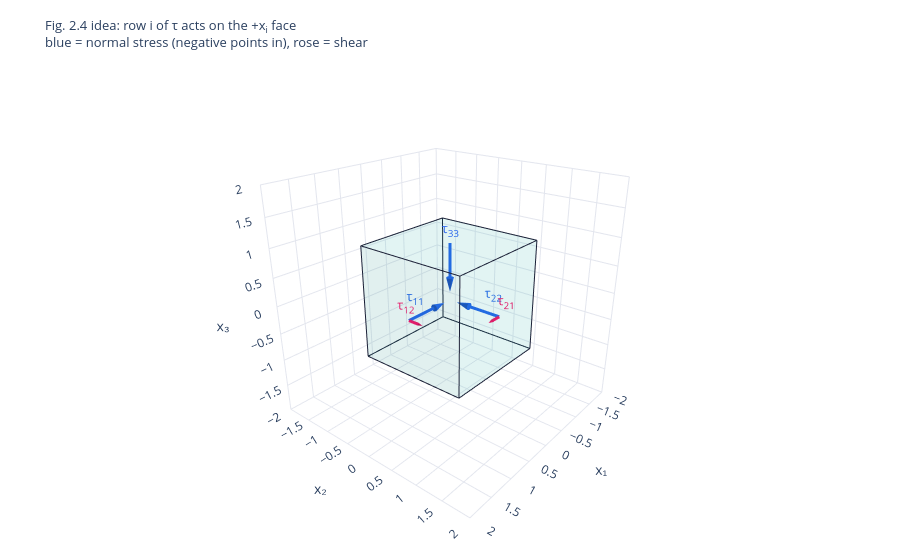

Source (notebook cell):
### Code cell
from scripts.ch02_fig2_4_stress_cube import stress_cube_figure   # drawing helper (P64): one cone per non-zero component on the + faces
fig = stress_cube_figure(tau, show_hidden=False)                 # normal stresses blue, shears rose; the book's face letters A–H on hover
fig.show()                                                       # rotate the cube

### Figure 1 — Plotly figure (JSON) as saved in the notebook; plotly's stock layout.template omitted (floating-point values rounded to 4 significant figures)
{"data": [{"hoverinfo": "skip", "line": {"color": "#1a1f36", "width": 2}, "mode": "lines", "name": "cube", "showlegend": false, "type": "scatter3d", "x": [-1.0, -1.0, null, -1.0, -1.0, null, -1.0, 1.0, null, -1.0, -1.0, null, -1.0, 1.0, null, -1.0, -1.0, null, -1.0, 1.0, null, -1.0, 1.0, null, 1.0, 1.0, null, 1.0, 1.0, null, 1.0, 1.0, null, 1.0, 1.0, null], "y": [-1.0, -1.0, null, -1.0, 1.0, null, -1.0, -1.0, null, -1.0, 1.0, null, -1.0, -1.0, null, 1.0, 1.0, null, 1.0, 1.0, null, 1.0, 1.0, null, -1.0, -1.0, null, -1.0, 1.0, null, -1.0, 1.0, null, 1.0, 1.0, null], "z": [-1.0, 1.0, null, -1.0, -1.0, null, -1.0, -1.0, null, 1.0, 1.0, null, 1.0, 1.0, null, -1.0, 1.0, null, -1.0, -1.0, null, 1.0, 1.0, null, -1.0, 1.0, null, -1.0, -1.0, null, 1.0, 1.0, null, -1.0, 1.0, null]}, {"color": "#0fa39c", "hoverinfo": "text", "hovertext": "face EADH: outward normal +x1", "i": [0, 0], "j": [1, 2], "k": [2, 3], "name": "face +1 (EADH)", "opacity": 0.12, "showlegend": false, "type": "mesh3d", "x": [1.0, 1.0, 1.0, 1.0], "y": [-1.0, 1.0, 1.0, -1.0], "z": [-1.0, -1.0, 1.0, 1.0]}, {"hoverinfo": "skip", "legendgroup": "τ11 = -3 Pa", "line": {"color": "#2563eb", "width": 6}, "mode": "lines", "name": "τ11 = -3 Pa", "showlegend": false, "type": "scatter3d", "x": [1.0, 0.405], "y": [0.0, 0.0], "z": [0.0, 0.0]}, {"anchor": "tail", "colorscale": [[0, "#2563eb"], [1, "#2563eb"]], "hoverinfo": "text", "hovertext": "τ11 = -3 Pa: face EADH (+x1), direction -x1", "legendgroup": "τ11 = -3 Pa", "name": "τ11 = -3 Pa", "showlegend": false, "showscale": false, "sizemode": "raw", "type": "cone", "u": [-0.255], "v": [0.0], "w": [0.0], "x": [0.405], "y": [0.0], "z": [0.0]}, {"hoverinfo": "skip", "mode": "text", "showlegend": false, "text": ["τ<sub>11</sub>"], "textfont": {"color": "#2563eb", "size": 13}, "type": "scatter3d", "x": [0.8825], "y": [0.0], "z": [0.0]}, {"hoverinfo": "skip", "legendgroup": "τ12 = +1 Pa", "line": {"color": "#e11d6a", "width": 6}, "mode": "lines", "name": "τ12 = +1 Pa", "showlegend": false, "type": "scatter3d", "x": [1.0, 1.0], "y": [0.0, 0.1983], "z": [0.0, 0.0]}, {"anchor": "tail", "colorscale": [[0, "#e11d6a"], [1, "#e11d6a"]], "hoverinfo": "text", "hovertext": "τ12 = +1 Pa: face EADH (+x1), direction +x2", "legendgroup": "τ12 = +1 Pa", "name": "τ12 = +1 Pa", "showlegend": false, "showscale": false, "sizemode": "raw", "type": "cone", "u": [0.0], "v": [0.085], "w": [0.0], "x": [1.0], "y": [0.1983], "z": [0.0]}, {"hoverinfo": "skip", "mode": "text", "showlegend": false, "text": ["τ<sub>12</sub>"], "textfont": {"color": "#e11d6a", "size": 13}, "type": "scatter3d", "x": [1.18], "y": [0.09917], "z": [0.0]}, {"color": "#0fa39c", "hoverinfo": "text", "hovertext": "face ABCD: outward normal +x2", "i": [0, 0], "j": [1, 2], "k": [2, 3], "name": "face +2 (ABCD)", "opacity": 0.12, "showlegend": false, "type": "mesh3d", "x": [-1.0, -1.0, 1.0, 1.0], "y": [1.0, 1.0, 1.0, 1.0], "z": [-1.0, 1.0, 1.0, -1.0]}, {"hoverinfo": "skip", "legendgroup": "τ21 = +1 Pa", "line": {"color": "#e11d6a", "width": 6}, "mode": "lines", "name": "τ21 = +1 Pa", "showlegend": false, "type": "scatter3d", "x": [0.0, 0.1983], "y": [1.0, 1.0], "z": [0.0, 0.0]}, {"anchor": "tail", "colorscale": [[0, "#e11d6a"], [1, "#e11d6a"]], "hoverinfo": "text", "hovertext": "τ21 = +1 Pa: face ABCD (+x2), direction +x1", "legendgroup": "τ21 = +1 Pa", "name": "τ21 = +1 Pa", "showlegend": false, "showscale": false, "sizemode": "raw", "type": "cone", "u": [0.085], "v": [0.0], "w": [0.0], "x": [0.1983], "y": [1.0], "z": [0.0]}, {"hoverinfo": "skip", "mode": "text", "showlegend": false, "text": ["τ<sub>21</sub>"], "textfont": {"color": "#e11d6a", "size": 13}, "type": "scatter3d", "x": [0.09917], "y": [1.18], "z": [0.0]}, {"hoverinfo": "skip", "legendgroup": "τ22 = -3 Pa", "line": {"color": "#2563eb", "width": 6}, "mode": "lines", "name": "τ22 = -3 Pa", "showlegend": false, "type": "scatter3d", "x": [0.0, 0.0], "y": [1.0, 0.405], "z": [0.0, 0.0]}, {"anchor": "tail", "colorscale": [[0, "#2563eb"], [1, "#2563eb"]], "hoverinfo": "text", "hovertext": "τ22 = -3 Pa: face ABCD (+x2), direction -x2", "legendgroup": "τ22 = -3 Pa", "name": "τ22 = -3 Pa", "showlegend": false, "showscale": false, "sizemode": "raw", "type": "cone", "u": [0.0], "v": [-0.255], "w": [0.0], "x": [0.0], "y": [0.405], "z": [0.0]}, {"hoverinfo": "skip", "mode": "text", "showlegend": false, "text": ["τ<sub>22</sub>"], "textfont": {"color": "#2563eb", "size": 13}, "type": "scatter3d", "x": [0.0], "y": [0.8825], "z": [0.0]}, {"color": "#0fa39c", "hoverinfo": "text", "hovertext": "face ABFE: outward normal +x3", "i": [0, 0], "j": [1, 2], "k": [2, 3], "name": "face +3 (ABFE)", "opacity": 0.12, "showlegend": false, "type": "mesh3d", "x": [-1.0, 1.0, 1.0, -1.0], "y": [-1.0, -1.0, 1.0, 1.0], "z": [1.0, 1.0, 1.0, 1.0]}, {"hoverinfo": "skip", "legendgroup": "τ33 = -3 Pa", "line": {"color": "#2563eb", "width": 6}, "mode": "lines", "name": "τ33 = -3 Pa", "showlegend": false, "type": "scatter3d", "x": [0.0, 0.0], "y": [0.0, 0.0], "z": [1.0, 0.405]}, {"anchor": "tail", "colorscale": [[0, "#2563eb"], [1, "#2563eb"]], "hoverinfo": "text", "hovertext": "τ33 = -3 Pa: face ABFE (+x3), direction -x3", "legendgroup": "τ33 = -3 Pa", "name": "τ33 = -3 Pa", "showlegend": false, "showscale": false, "sizemode": "raw", "type": "cone", "u": [0.0], "v": [0.0], "w": [-0.255], "x": [0.0], "y": [0.0], "z": [0.405]}, {"hoverinfo": "skip", "mode": "text", "showlegend": false, "text": ["τ<sub>33</sub>"], "textfont": {"color": "#2563eb", "size": 13}, "type": "scatter3d", "x": [0.0], "y": [0.0], "z": [0.8825]}], "layout": {"height": 540, "legend": {"orientation": "h", "y": -0.02}, "margin": {"b": 0, "l": 0, "r": 0, "t": 60}, "paper_bgcolor": "white", "scene": {"aspectmode": "cube", "camera": {"eye": {"x": 1.7, "y": 1.4, "z": 1.0}}, "xaxis": {"gridcolor": "#e3e6ee", "range": [-2.0, 2.0], "showbackground": false, "title": {"text": "x₁"}, "zerolinecolor": "#e3e6ee"}, "yaxis": {"gridcolor": "#e3e6ee", "range": [-2.0, 2.0], "showbackground": false, "title": {"text": "x₂"}, "zerolinecolor": "#e3e6ee"}, "zaxis": {"gridcolor": "#e3e6ee", "range": [-2.0, 2.0], "showbackground": false, "title": {"text": "x₃"}, "zerolinecolor": "#e3e6ee"}}, "title": {"font": {"size": 13}, "text": "Fig. 2.4 idea: row i of τ acts on the +x<sub>i</sub> face<br>blue = normal stress (negative points in), rose = shear"}}}
